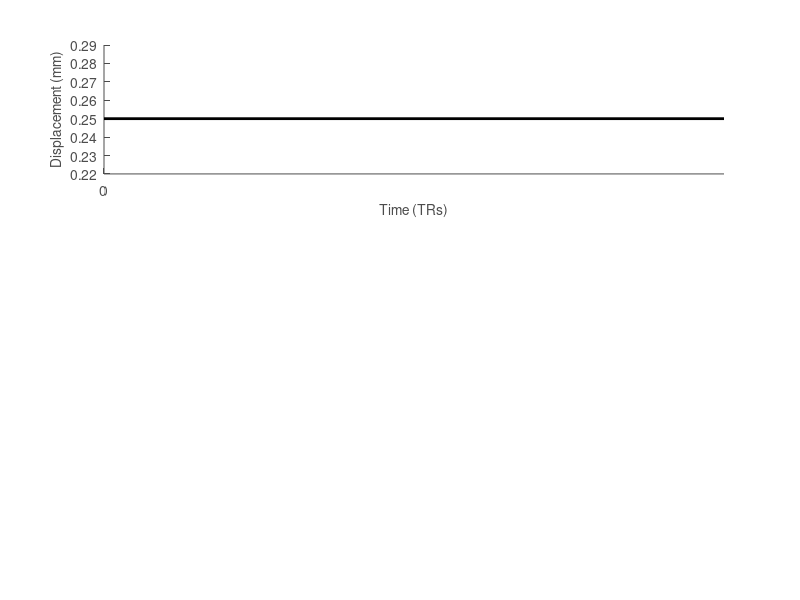

The MATLAB source for this figure: (Note: this script raises an error after producing the figure.)
%% Mean Run Generation %%%%%%%%%%%%%%%%%%%%%%%%%%%%%%%%%%%%%%%%%%%%%%%%%%%%%%
% filters data, rewinds to account for BOLD lag, and censoring head motion.
% Req: datum, mask, /SESS/params_motX.1D
% This program will eat your yummy RAM (rec: 16 GB)
% Method for computing standard deviation:
% stdev = sqrt( sum_x2/n - mean^2 )

%% %%%% Options %%%%%%%%%%%%%%%%%%%%%%%%%%%%%%%%%%%%%%%%%%%%%%%%%%%%%%%%%%%%% 
%input and output file names
o.dir = '/Users/jdv/data/trn/'; % experiment directory
o.sub = [5, 9, 13];     

% per experiment
o.exp = {'flicker_120_thal'};     % experiment
o.masks = {'anat_THAL_mask'};     % input mask

% data within each experiment
o.datum = {'smoothHead'};

% framewise displacement censoring
o.TRdel = 0;        % Number of TRs to remove from motParams for rewind
o.TRrest= 0;        % Number of TRs to remove from motParams for rest
o.radius = 50;      % Radius of head (mm)
o.threshP = 0.25;   % Framewise displacement (mm) for TR censor (0.25 - 0.4)

% bandpass filter design
o.filter = 1; 	        % 1 = bandpass (2Xpass kaiser, beta=2.5 FIR) 0 = none
o.TR = 1.25;            % length of TRs in seconds
o.bStart = 0.01904761904761904761904761; % lo-end of bandpass
o.bStop = 0.25;                           % hi-end of bpass

% BOLD-lag correction
o.rewind = 4;       % # of TRs to rewind to compensate for BOLD lag (~ 5s)

% cycles to average over
o.cycles = [7];

% statistics
o.takeSERR = 0;    % TR-wise SEM (BROKEN), add STEV(x) / SQRT(n);
o.renormalize = 0  % variance normalize the means

% misc 
o.print = 1;

%% Compute Framewise Displacement, Identify TRs to Censor, Plot Changes %%%%% %%
for sub = o.sub;
for ex = 1:length(o.exp);
for dat = 1:length(o.datum);

directory = [o.dir 's' int2str(sub) '/' o.exp{ex}];

numSess = length(dir([directory '/SESS*']));

aDisp = [];
runCount = 0;

if o.print == 1;
    figure('Position', [100 900 1200, 900]) ;
    subplot(3, 2, [1 2]);
    cmap.elements = bone(numSess*20);
end

numTotRuns = 0;

TR1 = o.TRdel;
if TR1 == 0;
    TR1 = 1;
end

for sess = 1:numSess;
    
    % determine the number of runs for each session
    dirRuns = dir([directory '/SESS' int2str(sess) '/raw/func*']);
    numRuns = length(dirRuns);
    numTotRuns = [numTotRuns, numRuns]; 
    
    for run = 1:numRuns;
        
        % convert deg rotation to mm, find sum(abs(deriv(motionParams)))
        runCount = runCount + 1;
        motParams = dlmread([directory '/SESS' int2str(sess) ...
                            '/params_mot' int2str(run) '.1D']);
        motParams(:,1) = degtorad(motParams(:,1))*o.radius;
        motParams(:,2) = degtorad(motParams(:,2))*o.radius;
        motParams(:,3) = degtorad(motParams(:,3))*o.radius;
        motParams = abs(diff(motParams,1,1));
        motParams = sum(motParams,2);
        motParams = motParams(TR1:length(motParams) - o.TRrest);
        aDisp(:, runCount) = motParams;
        
        if o.print == 1;
            plot(1:length(aDisp(:, runCount)), aDisp(:, runCount), ...
                        'color', cmap.elements(runCount, :), ...
                        'LineWidth', 1);
            hold all
        end
    end
end

numTotRuns = sum(numTotRuns);

% in the odd case that you aren't deleting any TRs at the beginning, insert
% a dummy motion time point for the 1st to to ensure proper alignment
if o.TRdel == 0;
    aDisp(2:length(aDisp)+1, :) = aDisp;
    aDisp(1, :) = 0;
end 

numTR = length(aDisp);

% create TR masks based on threshold
censorIDX = find(aDisp > o.threshP);
censorIDX = union(union(union(censorIDX, censorIDX-1), ...
                              censorIDX+1), censorIDX+2);
keepIDX = find(aDisp <= o.threshP);
keepIDX = setdiff(keepIDX, censorIDX);

% optionally plot the results
if o.print == 1;
cmap.axis = [0.3 0.3 0.3];
line([0 numTR], [o.threshP o.threshP], 'color', 'black', 'LineWidth', 2);
set(gcf,'color','w');
set(gca,'FontSize', 10, 'xColor', cmap.axis, 'yColor', cmap.axis);
set(gca,'XTick', [0:24:numTR]);
hold off
ylabel('Displacement (mm)', 'FontSize', 10, 'Color', cmap.axis);
xlabel('Time (TRs)', 'FontSize', 10, 'Color', cmap.axis);
xlim([1 numTR]);
title(['Removed TRs with movement > ' sprintf('%0.5g', o.threshP) ' mm'], ...
       'FontSize', 12, 'Color', cmap.axis);

aDispPlot = zeros(size(aDisp, 1), size(aDisp, 2));
aDispPlot(censorIDX) = 1;
dims = size(aDispPlot);
aDispCycPlot = reshape(aDispPlot, dims(1)/o.cycles(1), dims(2)*o.cycles(1));

subplot(3, 2, 3);
colormap(flipud(bone));
imagesc(aDispPlot');
set(gcf,'color','w');
set(gca,'FontSize', 10, 'xColor', cmap.axis, 'yColor', cmap.axis);
set(gca,'XTick', [0:24:numTR], 'YTick', [1:numTotRuns]);
box off
ylabel('Run Number', 'FontSize', 10, 'Color', cmap.axis);
xlabel('Time (TRs)', 'FontSize', 10, 'Color', cmap.axis);
ylim([0.5 numTotRuns+0.5]);
xlim([0 numTR]);
title('Raster of removed TRs per run', 'FontSize', 10, 'Color', cmap.axis);

subplot(3, 2, 4);
colormap(flipud(bone));
imagesc(aDispCycPlot');
set(gcf,'color','w');
set(gca,'FontSize', 10, 'xColor', cmap.axis, 'yColor', cmap.axis);
yTicks = [1:numTotRuns:numTotRuns*o.cycles(1)+1];
yTicks(end) = yTicks(end) - 1;
set(gca,'XTick', [0:2:numTR/o.cycles(1)], 'YTick', yTicks);
box off
ylabel('Cycle Number', 'FontSize', 10, 'Color', cmap.axis);
xlabel('Time (TRs)', 'FontSize', 10, 'Color', cmap.axis);
ylim([0.5 numTotRuns*o.cycles(1)+0.5]);
xlim([0 numTR/o.cycles(1)]);
title('Raster of removed TRs per cycle', 'FontSize', 10, 'Color', cmap.axis);

subplot(3, 2, 5);
colormap(flipud(bone));
stairs(1:length(aDisp), sum(aDisp <= o.threshP, 2), ...
      'Color', 'black', 'LineWidth', 2);
set(gcf,'color','w');
set(gca,'FontSize', 10, 'xColor', cmap.axis, 'yColor', cmap.axis);
set(gca,'XTick', [0:24:numTR], 'YTick',[min(sum(aDisp <= o.threshP, 2)):numTotRuns]);
box off
xlabel('Time (TRs)', 'FontSize', 10, 'Color', cmap.axis);
ylabel('Number of Averages Per TR', 'FontSize', 10, 'Color', cmap.axis);
xlim([0 numTR]);
ylim([min(sum(aDisp <= o.threshP, 2))-1 numTotRuns]);
title('Number of averages per TR over run', 'FontSize', 10, 'Color', cmap.axis);

subplot(3, 2, 6);
colormap(flipud(bone));
stairs(1:length(aDisp)/o.cycles(1), sum(aDispCycPlot < 1, 2), ...
      'Color', 'black', 'LineWidth', 2);
set(gcf,'Color','w');
set(gca,'FontSize', 10, 'xColor', cmap.axis, 'yColor', cmap.axis);
set(gca,'XTick', [0:2:numTR/o.cycles(1)], 'YTick', ...
        [min(sum(aDispCycPlot < 1, 2)):max(sum(aDispCycPlot < 1, 2))]);
box off
xlabel('Time (TRs)', 'FontSize', 10, 'Color', cmap.axis);
ylabel('Number of Averages Per TR', 'FontSize', 10, 'Color', cmap.axis);
xlim([0 numTR/o.cycles(1)]);
ylim([min(sum(aDispCycPlot < 1, 2))-1 max(sum(aDispCycPlot < 1, 2))]);
title('Number of averages per TR over cycle', 'FontSize', 10, 'Color', cmap.axis);

saveas(gcf, [directory '/fig_mot.fig'], 'fig');
saveas(gcf, [directory '/fig_mot.eps'], 'epsc');
clf
end

% breakerSwitch = 1;
% while breakerSwitch == 1;
%     continueText = input('Review the plot. Desire to continue? Y/N [N]: ', 's');
%     if isempty(continueText)
%         continueText = 'N';
%     end
%     if continueText == 'N';
%         error('pre_censorMeans cancelled by user')
%     elseif continueText == 'Y';
%         breakerSwitch = 0;
%     else
%         clear continueText
%     end 
% end

disp(['Processing subject ' int2str(sub) ' ' o.datum{dat}]); 
timeStart = GetSecs;
%clf(gcf);

%% Import Data & Intersession Mask, Censor TRs, & Create Mean RUN / CYCLE
mask = load_nifti([directory '/' o.masks{ex} '.nii.gz']);
dims = size(mask.vol);
numVox = dims(1)*dims(2)*dims(3);
mask.vol = reshape(mask.vol, numVox, 1);
IDXmask = find(mask.vol > 0);

% for all runs, load masked voxels into mean and sum of squares data array
aDatMean = zeros(numVox, numTR);     % Stores EPI data mean

if o.takeSERR == 1;
    aDatSD = zeros(numVox, numTR); % Stores EPI data sum of squares
end

arrayTRs = zeros(1, numTR);              % Stores # of runs in each TR
runCount = 0;                             % Run # across sessions

% compute the filter parameters
ny = 1/o.TR/2;
filtOrd = (numTR/3)-1;
filt    = fir1(filtOrd, [o.bStart/ny, o.bStop/ny], kaiser(filtOrd+1, 2.5));
                     
for sess = 1:numSess;
    
    % determine the number of runs for each session
    numRuns = length(dir([directory '/SESS' int2str(sess) '/raw/func*']));
    
    for run = 1:numRuns;
        
        % load each masked functional and add to array, recording censored TRs
        runCount = runCount + 1;
        nii = load_nifti([directory '/SESS' int2str(sess) ... 
                         '/func_' o.datum{dat} int2str(run) '.nii.gz']);
        nii.vol = reshape(nii.vol, numVox, numTR);
        
        censorIDX = find(aDisp(:, runCount) >  o.threshP);
        censorIDX = union(union(union(censorIDX,    censorIDX-1), ...
                                      censorIDX+1), censorIDX+2);
        censorIDX(censorIDX == 0) = [];                       
        keepIDX   = find(aDisp(:, runCount) <= o.threshP);
        keepIDX = setdiff(keepIDX, censorIDX);
        
        % update the TR-wise count
        arrayTRs(1, keepIDX) = arrayTRs(1, keepIDX) + 1;
        
        % bandpass
        if o.filter == 1;
            nii.vol(IDXmask, :) = filtfilt(filt, 1, nii.vol(IDXmask, :)')';
        end
        
        % load sum data into mean array
        aDatMean(IDXmask, keepIDX) = ...
             nii.vol(IDXmask, keepIDX) + aDatMean(IDXmask, keepIDX);
        
        % load sum of square data into standard error array
        if o.takeSERR == 1;
            aDatSD(IDXmask, keepIDX) = ...
             nii.vol(IDXmask, keepIDX).^2 + aDatSD(IDXmask, keepIDX);
        end
        
        % print an update
        disp(fprintf('Run %d processed. \n', run));
        
    end
end

arrayTRs = repmat(arrayTRs, numVox, 1);

txt = fprintf('All data arrays loaded. \n');
disp(txt);

%% Create Mean Run & Cycles, ignoring Censored TRs
if isempty(o.cycles) == 0;
    
    for cyc = o.cycles;
    
    % reshape data and sum over data to find mean cycle
    arrayCycMean = aDatMean;
    arrayCycMean = reshape(arrayCycMean, numVox, numTR/cyc, cyc);
    arrayCycMean = sum(arrayCycMean, 3);
    
    arrayCTR = arrayTRs;
    arrayCTR = reshape(arrayCTR, numVox, numTR/cyc, cyc);
    arrayCTR = sum(arrayCTR, 3);
    
    arrayCycMean = arrayCycMean ./ arrayCTR;
    
    % variance normalize
    if o.renormalize == 1;
        arrayCycVariance = std(arrayCycMean, [], 2);
        arrayCycVariance = repmat(arrayCycVariance, [1 numTR/cyc]);
        arrayCycMean = arrayCycMean ./ arrayCycVariance;
    end
	
	% rewind data (compensate for BOLD lag)
	arrayCycMean = circshift(arrayCycMean, [0 -o.rewind]);
    
    % save
    nii.vol = arrayCycMean;
    nii.vol = reshape(nii.vol, dims(1), dims(2), dims(3), numTR/cyc);
    nii.dim(5) = numTR/cyc;
    save_nifti(nii, [directory '/mean_CYCLE_' o.datum{dat} '.nii.gz']);
    
    % find TR-wise standard error of the mean, save
    if o.takeSERR == 1;
        
        arrayCycSD = aDatSD;
        arrayCycSD = reshape(arrayCycSD, numVox, numTR/cyc, cyc);
        arrayCycSD = sum(arrayCycSD, 3);
        arrayCycSD = sqrt(arrayCycSD ./ arrayCTR - arrayCycMean.^2);
        arrayCycSD = arrayCycTSRD ./ sqrt(arrayCTR);
        
        niiSD = nii;
        niiSD.vol = arrayCycSD;
        niiSD.vol = reshape(niiSD.vol, dims(1), dims(2), dims(3), numTR/cyc);
        niiSD.dim(5) = numTR/cyc;
        save_nifti(niiSD, [directory '/sdev_CYCLE_' o.datum{dat} '.nii.gz']);
        
    end

    txt = fprintf('Mean Cycle %d Complete. \n', cyc); 
    disp(txt);
    
    end
end

%% take mean run
aDatMean = aDatMean ./ arrayTRs; 

%% variance normalize
if o.renormalize == 1;
    
    aDatVariance = std(aDatMean, [], 2);
    aDatVariance = repmat(aDatVariance, [1 numTR]);
    aDatMean = aDatMean ./ aDatVariance;
end

% rewind data (compensate for BOLD lag)
aDatMean = circshift(aDatMean, [0 -o.rewind]);

%% save mean and standard deviation of the full run
nii.vol = aDatMean;
nii.vol = reshape(nii.vol, dims(1), dims(2), dims(3), numTR);
save_nifti(nii, [directory '/mean_RUN_' o.datum{dat} '.nii.gz']);

%% find TR-wise standard deviation
if o.takeSERR == 1;
    
    aDatSD = sqrt(aDatSD ./ arrayTRs - aDatMean.^2);
    
    niiSD = nii;
    niiSD.vol = aDatSD;
    niiSD.vol = reshape(niiSD.vol, dims(1), dims(2), dims(3), numTR);
    save_nifti(niiSD, [directory '/sdev_RUN_' o.datum{dat} '.nii.gz']);
end

% print exit text
disp(fprintf('Mean Run Complete. \n'));
disp(fprintf('Processing time %0.5g minutes \n', (GetSecs - timeStart)/60)); 
disp(['Run ' o.datum{dat} ' complete.']);

end
end
end

%% Jun 30th 2013, JDV %%%%%%%%%%%%%%%%%%%%%%%%%%%%%%%%%%%%%%%%%%%%%%%%%%%%%%%%%